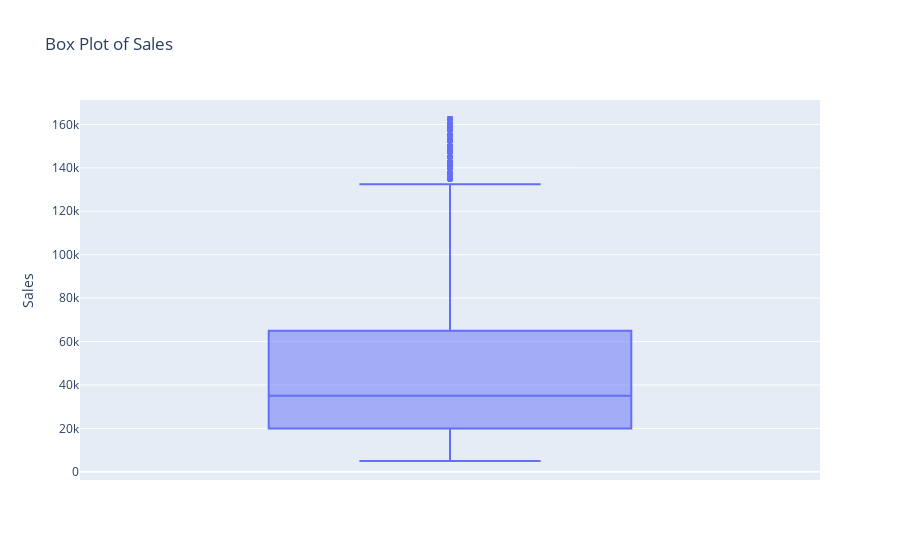

Notebook source saved alongside this figure:
### Code cell
fig = px.box(df, y='Sales', title="Box Plot of Sales")

# Show the plot
fig.show()

### Figure 1 — Plotly figure (JSON) as saved in the notebook; plotly's stock layout.template omitted (floating-point values rounded to 4 significant figures; data arrays with more than 128 entries replaced by an {"elided": "..."} marker saying what was removed)
{"data": [{"alignmentgroup": "True", "hovertemplate": "Sales=%{y}<extra></extra>", "legendgroup": "", "marker": {"color": "#636efa"}, "name": "", "notched": false, "offsetgroup": "", "orientation": "v", "showlegend": false, "type": "box", "x0": " ", "xaxis": "x", "y": {"elided": "7560 int values"}, "y0": " ", "yaxis": "y"}], "layout": {"autosize": true, "boxmode": "group", "legend": {"tracegroupgap": 0}, "title": {"text": "Box Plot of Sales"}, "xaxis": {"anchor": "y", "autorange": true, "domain": [0, 1], "range": [-0.5, 0.5], "type": "category"}, "yaxis": {"anchor": "x", "autorange": true, "domain": [0, 1], "range": [-3750, 171250], "title": {"text": "Sales"}, "type": "linear"}}}
